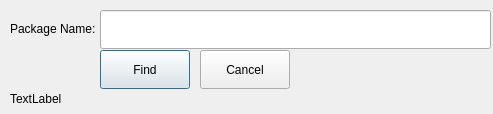
<?xml version="1.0" encoding="UTF-8"?>
<ui version="4.0">
 <class>Dialog_search_pkg</class>
 <widget class="QDialog" name="Dialog_search_pkg">
  <property name="geometry">
   <rect>
    <x>0</x>
    <y>0</y>
    <width>493</width>
    <height>114</height>
   </rect>
  </property>
  <property name="windowTitle">
   <string>Dialog</string>
  </property>
  <widget class="QLabel" name="label_search">
   <property name="geometry">
    <rect>
     <x>10</x>
     <y>20</y>
     <width>91</width>
     <height>17</height>
    </rect>
   </property>
   <property name="text">
    <string>Package Name:</string>
   </property>
  </widget>
  <widget class="QLineEdit" name="lineEdit_search_pkg">
   <property name="geometry">
    <rect>
     <x>100</x>
     <y>10</y>
     <width>391</width>
     <height>39</height>
    </rect>
   </property>
  </widget>
  <widget class="QPushButton" name="pushButton_find_pkg">
   <property name="geometry">
    <rect>
     <x>100</x>
     <y>50</y>
     <width>90</width>
     <height>39</height>
    </rect>
   </property>
   <property name="text">
    <string>Find</string>
   </property>
  </widget>
  <widget class="QPushButton" name="pushButton_cancel_find">
   <property name="geometry">
    <rect>
     <x>200</x>
     <y>50</y>
     <width>90</width>
     <height>39</height>
    </rect>
   </property>
   <property name="text">
    <string>Cancel</string>
   </property>
  </widget>
  <widget class="QLabel" name="label">
   <property name="geometry">
    <rect>
     <x>10</x>
     <y>90</y>
     <width>421</width>
     <height>17</height>
    </rect>
   </property>
   <property name="text">
    <string>TextLabel</string>
   </property>
  </widget>
 </widget>
 <resources/>
 <connections/>
</ui>
